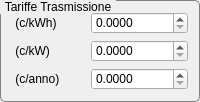
           <widget class="QGroupBox" name="groupTras">
            <property name="sizePolicy">
             <sizepolicy hsizetype="Preferred" vsizetype="Expanding">
              <horstretch>0</horstretch>
              <verstretch>0</verstretch>
             </sizepolicy>
            </property>
            <property name="toolTip">
             <string/>
            </property>
            <property name="styleSheet">
             <string notr="true">QGroupBox::title {
     subcontrol-origin: margin;
     subcontrol-position: top left; /* position at the top center */
     padding: 0 3px;
      
 }
QGroupBox {
      
     border: 1px solid gray;
     border-radius: 5px;
     margin-top: 2ex; /* leave space at the top for the title */
 }</string>
            </property>
            <property name="title">
             <string>Tariffe Trasmissione</string>
            </property>
            <layout class="QGridLayout" name="gridLayout_5">
             <item row="0" column="0">
              <widget class="QLabel" name="label_23">
               <property name="text">
                <string> (c/kWh)</string>
               </property>
              </widget>
             </item>
             <item row="0" column="1">
              <widget class="QDoubleSpinBox" name="dTrasmissionekWh">
               <property name="decimals">
                <number>4</number>
               </property>
               <property name="maximum">
                <double>1000000000.000000000000000</double>
               </property>
               <property name="singleStep">
                <double>1.000000000000000</double>
               </property>
              </widget>
             </item>
             <item row="1" column="0">
              <widget class="QLabel" name="label_46">
               <property name="text">
                <string> (c/kW)</string>
               </property>
              </widget>
             </item>
             <item row="1" column="1">
              <widget class="QDoubleSpinBox" name="dTrasmissionekW">
               <property name="decimals">
                <number>4</number>
               </property>
               <property name="maximum">
                <double>1000000000.000000000000000</double>
               </property>
               <property name="singleStep">
                <double>1.000000000000000</double>
               </property>
              </widget>
             </item>
             <item row="2" column="0">
              <widget class="QLabel" name="label_54">
               <property name="text">
                <string> (c/anno)</string>
               </property>
              </widget>
             </item>
             <item row="2" column="1">
              <widget class="QDoubleSpinBox" name="dTrasmissioneAnno">
               <property name="decimals">
                <number>4</number>
               </property>
               <property name="maximum">
                <double>1000000000.000000000000000</double>
               </property>
               <property name="singleStep">
                <double>1.000000000000000</double>
               </property>
              </widget>
             </item>
            </layout>
           </widget>
